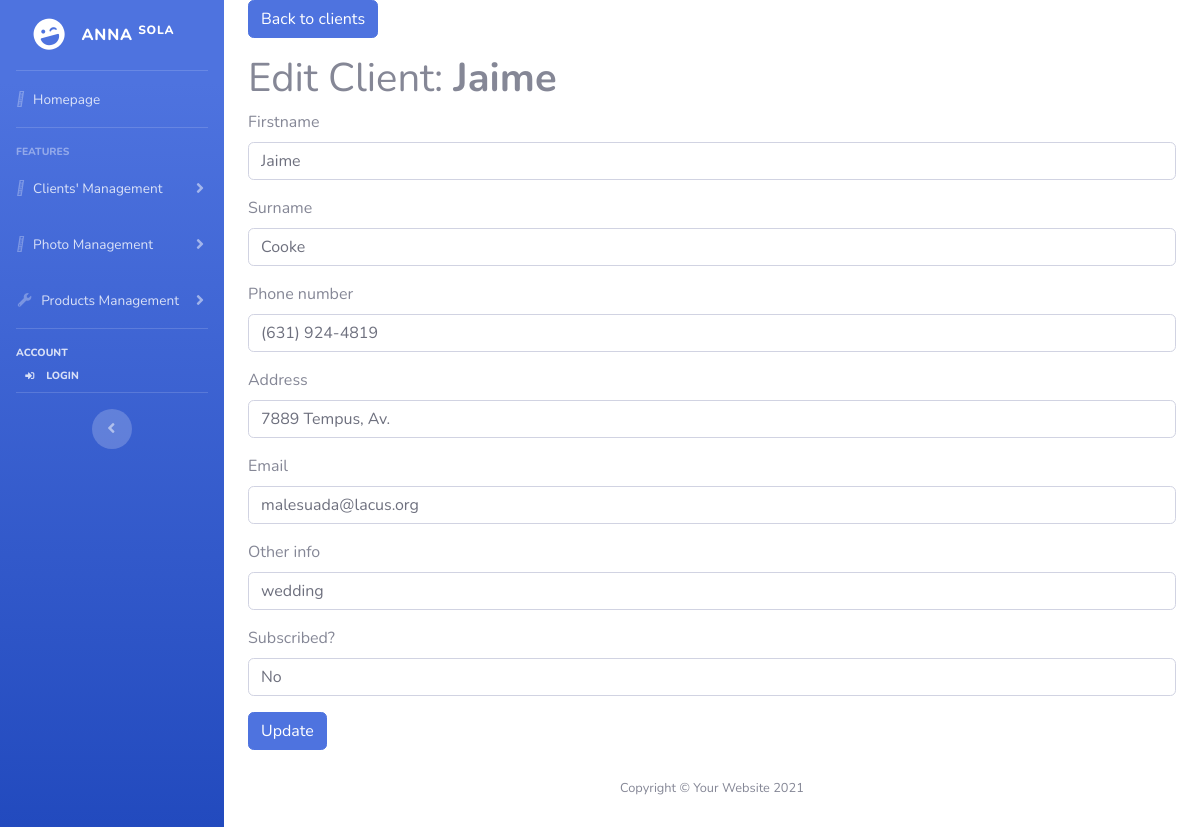
Screenshot of /client_update.php?id=955 (signed in) with the database file from the repository.
### tables this page shows
CREATE TABLE `clients` (
                           `id` int(10) NOT NULL,
                           `client_Firstname` varchar(150) NOT NULL,
                           `client_Surname` varchar(150) NOT NULL,
                           `client_Address` varchar(200) NOT NULL,
                           `client_Phone` varchar(25) NOT NULL,
                           `client_Email` varchar(320) NOT NULL,
                           `client_Subscribe` varchar(20) NOT NULL,
                           `client_Other_information` varchar(320) NOT NULL
);

### client_update.php (the view, shortened to what this page needs)
<?php
require 'header.php';
$id = $_GET['id'];
if ($_SERVER['REQUEST_METHOD'] === 'POST') {
    $id = $_POST['id'];
    $firstname = $_POST['firstname'];
    $surname = $_POST['surname'];
    $address = $_POST['address'];
    $contact = $_POST['contact'];
    $email = $_POST['email'];
    $company = $_POST['company'];
    $sub = $_POST['sub'];
    if (!$firstname) {
        $errors[] = 'firstname is required';
    }
    if (!$surname) {
        $errors[] = 'surname is required';
    }
    if (empty($errors)) {
        $stmt = $pdo->prepare("UPDATE clients SET client_Firstname = :client_Firstname,
                                        client_Surname = :client_Surname,
                                        client_Address = :client_Address,
                                    client_Email =:client_Email,
                                    client_Subscribe =:client_Subscribe,
                                    client_Phone = :client_Phone ,
                                    client_Other_information=:client_Other_information
                                       WHERE id = :id");
        $stmt->bindValue(':client_Firstname', $firstname);
        $stmt->bindValue(':client_Surname', $surname);
        $stmt->bindValue(':client_Address', $address);
        $stmt->bindValue(':client_Email', $email);
        $stmt->bindValue(':client_Phone', $contact);
        $stmt->bindValue(':client_Subscribe', $sub);
        $stmt->bindValue(':client_Other_information', $company);
        $stmt->bindValue(':id', $id);
        $stmt->execute();
        header('Location: client.php');
    }
    echo ' update done';
} else {
    $stmt = $pdo->prepare("SELECT * FROM clients WHERE id=?");
    $stmt->execute([$id]);
    $client = $stmt->fetchObject();
}
?>
<div class="container-fluid">
<p>
    <a href="client.php" class="btn btn-primary">Back to clients</a>
</p>
<h1>Edit Client: <b><?php echo $client->client_Firstname ?></b></h1>
    <form method="post">
        <div class="form-group">
            <label>Firstname</label>
            <input type="text" name="firstname" class="form-control" value="<?php echo $client->client_Firstname ?>" required>
        </div>
        <div class="form-group">
            <label>Surname</label>
            <input  type="text" class="form-control" name="surname" value="<?php echo $client->client_Surname ?>" required>
        </div>
        <div class="form-group">
            <label>Phone number</label>
            <input type="text"  name="contact" class="form-control" value="<?php echo $client->client_Phone?>" required>
        </div>
        <div class="form-group">
            <label>Address</label>
            <input type="text"  name="address" class="form-control" value="<?php echo $client->client_Address ?>" required>
        </div>
        <div class="form-group">
            <label>Email</label>
            <input   name="email" class="form-control" value="<?php echo $client->client_Email?>" required>
        </div>
        <div class="form-group">
            <label>Other info</label>
            <input type="text"  name="company" class="form-control" value="<?php echo $client->client_Other_information ?>" required>
        </div>
        <div class="form-group">
            <label>Subscribed?</label>
            <input type="text"  name="sub" class="form-control" value="<?php echo $client->client_Subscribe ?>" required>
        </div>
        <input type="submit" class="btn btn-primary" value="Update" />
    </form>
    <?php require 'footer.php';?>
</div>

### rows the page displays
clients: client_Firstname "Jaime", firstname "Jaime", surname "Cooke", contact "(631) 924-4819", address "7889 Tempus, Av.", email "malesuada@lacus.org", company "wedding", sub "No"
